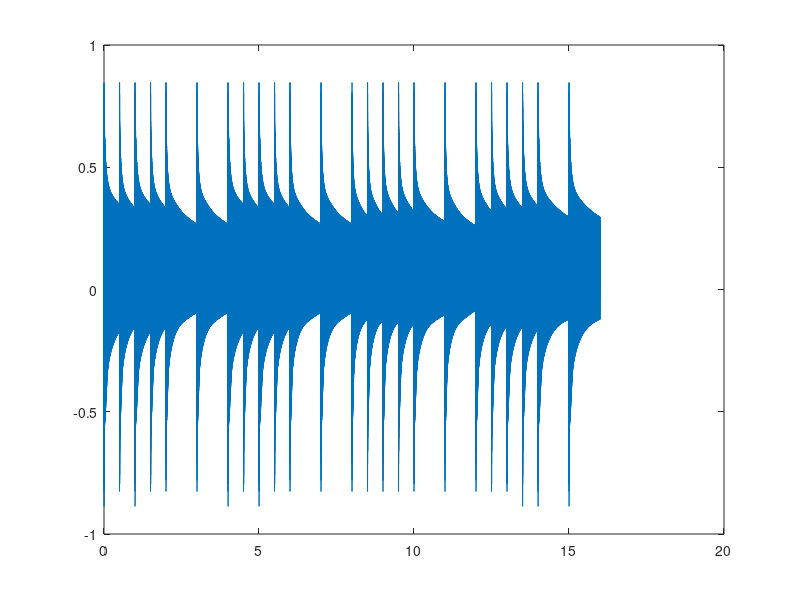

Source code (MATLAB):
clear all;
clc;

fs=48e3; % mintaveteli frekvencia [Hz]
tempo=4; % egy egeszhang ideje [s]
% zongorabillentyuk sorrendje es az egyes hangok idotartama
music_n=[40  44  40  44  47  47  40  44  40  44  47  47  52  51  49  47  45  49  47  45  44  42  40  40];
music_t=[1/8 1/8 1/8 1/8 1/4 1/4 1/8 1/8 1/8 1/8 1/4 1/4 1/8 1/8 1/8 1/8 1/4 1/4 1/8 1/8 1/8 1/8 1/4 1/4];

f=440*2.^(((1:88)-49)/12);
L=round(fs./f-1/2);
rng(132);
init=rand(1,max(L))*2-1;
out=[];
for ii=1:length(music_n)
    note=zeros(1,music_t(ii)*tempo*fs);
    buf=init;
    idx=1;
    dl=0;
    for jj=1:length(note)
        note(jj)=0.5*(buf(idx)+dl);
        dl=buf(idx);
        buf(idx)=note(jj);
        idx=mod(idx,L(music_n(ii)))+1;
    end
    out=[out note];
end

plot((0:length(out)-1)/fs,out);
sound(out,fs);

fp=fopen('init.txt','w');
for ii=1:length(init)
    hi=sprintf('%08X',typecast(int32(init(ii)*(2^23-1)),'uint32'));
    fprintf(fp,'%s\r\n',hi(3:end));
end
fclose(fp);